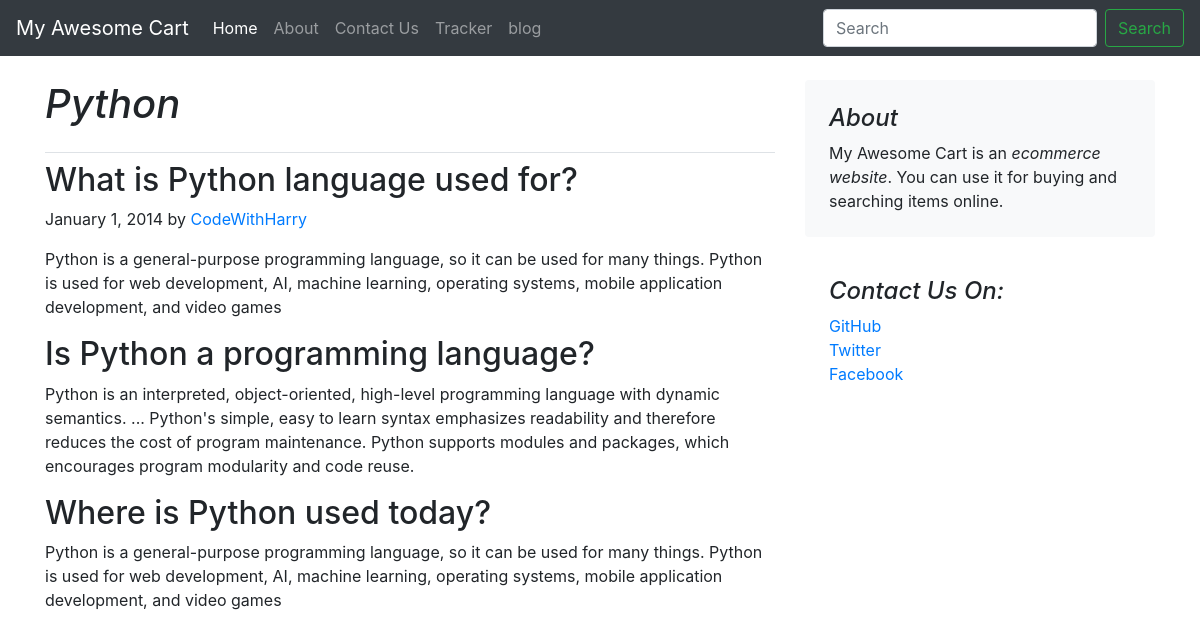
The app's page /blog/blogpost/4 with its own data.
### blog/models.py (models this page shows, shortened)
class Blogpost(models.Model):
    post_id = models.AutoField(primary_key=True)
    title = models.CharField(max_length=50)
    head0 = models.CharField(max_length=50)
    chead0= models.CharField(max_length=5000)
    head1 = models.CharField(max_length=50)
    chead1= models.CharField(max_length=5000)
    head2 = models.CharField(max_length=50)
    chead2= models.CharField(max_length=5000)
    pub_date = models.DateField(auto_now_add=True)
    thumbnail = models.ImageField(upload_to='blog/images', default="")

### blog/views.py (the view)
# urls.py: path('blogpost/<int:myid>',views.blogpost,name="blogpost")
def blogpost(request,myid):
    blog = Blogpost.objects.filter(post_id=myid)
    params = {'blog':blog[0]}
    return render(request,'blog/blogpost.html',params)

### blog/templates/blog/blogpost.html (shortened to what this page needs)
{%extends 'blog/base.html'%}
{%block body%}
<div class="container">
    <div class="row mt-4">
        <div class="col-md-8 blog-main">
            <h1 class="pb-4 mb-2 font-italic border-bottom">
                {{blog.title}}
            </h1>
            <div class="blog-post">
                <h2 class="blog-post-title">{{blog.head0}}</h2>
                <p class="blog-post-meta">January 1, 2014 by <a href="#">CodeWithHarry</a></p>
                <p>{{blog.chead0}}</p>
                <h2>{{blog.head1}}</h2>
                <p>{{blog.chead1}}</p>
                <h2>{{blog.head2}}</h2>
                <p>{{blog.chead0}}</p>
            </div>
        </div>
        <aside class="col-md-4 blog-sidebar">
            <div class="p-4 mb-3 bg-light rounded">
                <h4 class="font-italic">About</h4>
                <p class="mb-0">My Awesome Cart is an <em>ecommerce website</em>. You can use it for buying and searching items online. </p>
            </div>
            <div class="p-4">
                <h4 class="font-italic">Contact Us On: </h4>
                <ol class="list-unstyled">
                    <li><a href="#">GitHub</a></li>
                    <li><a href="#">Twitter</a></li>
                    <li><a href="#">Facebook</a></li>
                </ol>
            </div>
        </aside>
    </div>
</div>
{%endblock%}

### records on screen
Blogpost: title "Python", head0 "What is Python language used for?", chead0 "Python is a general-purpose programming language, so it can be used for many things. Python is used for web development, AI, machine learning, operating systems, mobile application development, and video games", head1 "Is Python a programming language?", chead1 "Python is an interpreted, object-oriented, high-level programming language with dynamic semantics. ... Python's simple, easy to learn syntax emphasizes readability and therefore reduces the cost of program maintenance. Python supports modules and packages, which encourages program modularity and code reuse.", head2 "Where is Python used today?"
